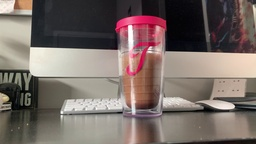
#> input picture images/frame0.jpg, 256 x 144 px, shrunk from 1920 x 1080 before the run
$ jupyter execute lucas-kanade.ipynb
#> lines starting #> are read from the running program, lines starting #| are printed output that depends on the picture
[cell 1]
import numpy as np
from scipy import signal
import cv2
import matplotlib.pyplot as plt

[cell 2]
def motion_constraints(Iref, Inext):
    kernel_x = np.array([[-1., 1.], [-1., 1.]])*.25
    kernel_y = np.array([[-1., -1.], [1., 1.]])*.25
    kernel_t = np.array([[1., 1.], [1., 1.]])*.25
    Iref = Iref / 255. # normalize pixels
    Inext = Inext / 255. # normalize pixels
    mode = 'same'
    Ix = signal.convolve2d(Iref, kernel_x, boundary='symm', mode=mode)
    Iy = signal.convolve2d(Iref, kernel_y, boundary='symm', mode=mode)
    It = signal.convolve2d(Inext, kernel_t, boundary='symm', mode=mode) + signal.convolve2d(Iref, -kernel_t, boundary='symm', mode=mode)
    return Ix, Iy, It

[cell 3]
frame0 = cv2.imread('./images/frame0.jpg')
#> frame0 is the input picture: shape (144, 256, 3); mean B, G, R 102.6, 107.9, 120.9
frame0 = cv2.cvtColor(frame0, cv2.COLOR_BGR2GRAY)
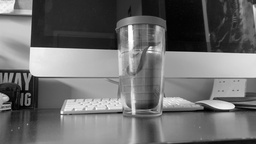
#> frame0: shape (144, 256); min 0, max 254, mean 111.2
frame1 = cv2.imread('./images/frame15.jpg')
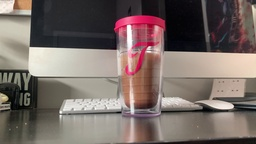
#> input picture images/frame15.jpg, 256 x 144 px, shrunk from 1920 x 1080 before the run
#> frame1 is the input picture: shape (144, 256, 3); mean B, G, R 102.5, 107.5, 120.7
frame1 = cv2.cvtColor(frame1, cv2.COLOR_BGR2GRAY)
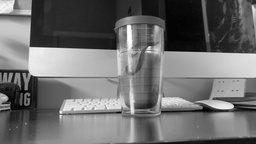
#> frame1: shape (144, 256); min 0, max 255, mean 110.9
# frame1 = cv2.resize(frame1, (87,87))

[cell 4]
Ix, Iy, It = motion_constraints(frame0, frame1)
#> in motion_constraints, `Ix = signal.convolve2d(Iref, kernel_x, boundary='symm', mode=mode)`:
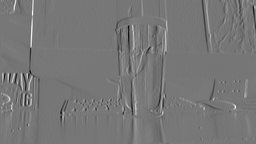
#> Ix: shape (144, 256) float64; min -0.253, max 0.288, mean 0.000145; drawn with min black and max white
#> in motion_constraints, `Iy = signal.convolve2d(Iref, kernel_y, boundary='symm', mode=mode)`:
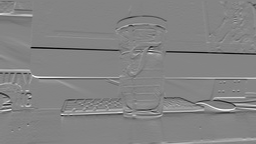
#> Iy: shape (144, 256) float64; min -0.299, max 0.278, mean -0.000511; drawn with min black and max white
#> in motion_constraints, `It = signal.convolve2d(Inext, kernel_t, boundary='symm', mode=mode) + ..`:
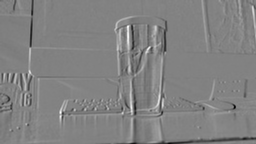
#> It: shape (144, 256) float64; min -0.388, max 0.373, mean -0.000821; drawn with min black and max white

[cell 5]
def lucas_kanade(Iref, Inext, window_size=3, tau=1e-1):
#> called with window_size = 5, tau = 0.1
    kernel_x = np.array([[-1., 1.], [-1., 1.]])*.25
    kernel_y = np.array([[-1., -1.], [1., 1.]])*.25
    kernel_t = np.array([[1., 1.], [1., 1.]])*.25
    Iref = Iref / 255. # normalize pixels
    Inext = Inext / 255. # normalize pixels
    mode = 'same'
    fx = signal.convolve2d(Iref, kernel_x, boundary='symm', mode=mode)
    fy = signal.convolve2d(Iref, kernel_y, boundary='symm', mode=mode)
    ft = signal.convolve2d(Inext, kernel_t, boundary='symm', mode=mode) + signal.convolve2d(Iref, -kernel_t, boundary='symm', mode=mode)
    w= window_size//2
    u = np.zeros(Iref.shape)
    v = np.zeros(Iref.shape)
    # within window window_size * window_size
    for i in range(w, Iref.shape[0]-w):
        for j in range(w, Iref.shape[1]-w):
            Ix = fx[i-w:i+w+1, j-w:j+w+1].flatten()
            Iy = fy[i-w:i+w+1, j-w:j+w+1].flatten()
            It = ft[i-w:i+w+1, j-w:j+w+1].flatten()
            b = np.reshape(It, (It.shape[0],1)) # get b here
            A = np.vstack((Ix, Iy)).T # get A here

            if np.min(abs(np.linalg.eigvals(np.matmul(A.T, A)))) >= tau:
                nu = np.matmul(np.linalg.pinv(A), b) # get velocity here
                u[i,j]=nu[0]
                v[i,j]=nu[1]
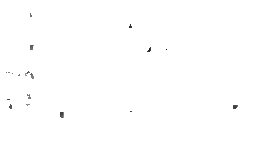
#> u: shape (144, 256) float64; min -1.85, max 0, mean -0.00458; drawn with min black and max white
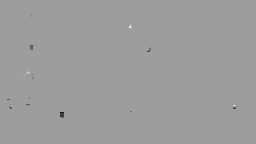
#> v: shape (144, 256) float64; min -0.508, max 0.313, mean -0.000404; drawn with min black and max white
    plt.imshow(Iref, cmap='gray')
    for i in range(u.shape[0]):
        for j in range(u.shape[1]):
            if abs(u[i,j])>tau or abs(v[i,j])>tau:
                plt.arrow(j,i,v[i,j],u[i,j],head_width = 2, head_length = 2, color = 'r')

    return (u,v)

[cell 6]
u,v = lucas_kanade(frame0, frame1, window_size=5)
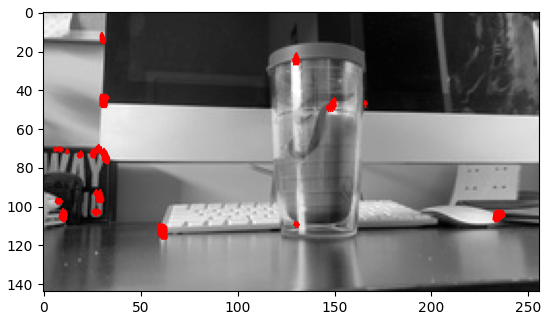
#> figure drawn by matplotlib, 1 panel

[cell 7]
plt.imshow(u, cmap='gray')
plt.imshow(v, cmap='gray')
plt.imshow(u**2+v**2, cmap='gray')
plt.imshow(np.arctan(u/v), cmap='gray')
plt.imshow(frame0, cmap='gray')
plt.imshow(frame1, cmap='gray')
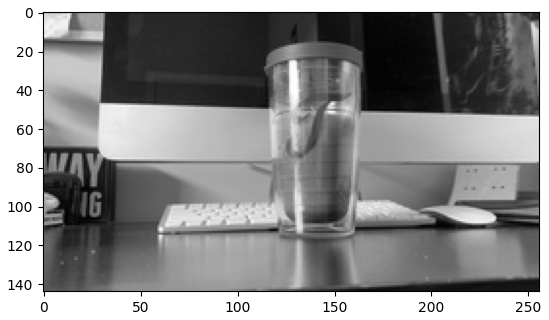
#> figure drawn by matplotlib, 1 panel
